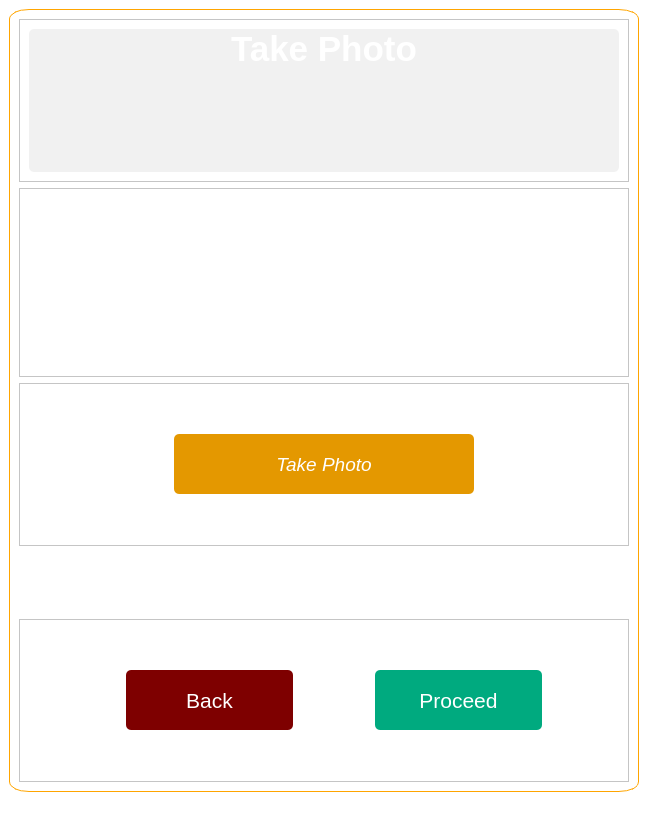
<?xml version="1.0" encoding="UTF-8"?>
<ui version="4.0">
 <class>takephotowindow</class>
 <widget class="QMainWindow" name="takephotowindow">
  <property name="geometry">
   <rect>
    <x>0</x>
    <y>0</y>
    <width>648</width>
    <height>823</height>
   </rect>
  </property>
  <property name="windowTitle">
   <string>MainWindow</string>
  </property>
  <property name="styleSheet">
   <string notr="true">*
{
    background:white;
}</string>
  </property>
  <widget class="QWidget" name="centralwidget">
   <layout class="QGridLayout" name="gridLayout">
    <item row="0" column="0">
     <widget class="QFrame" name="base">
      <property name="minimumSize">
       <size>
        <width>40</width>
        <height>100</height>
       </size>
      </property>
      <property name="styleSheet">
       <string notr="true">#base
{
  border: 1px solid orange;
border-radius:20px   10px 20px ;
	

}

QFrame
{

	background:url(:/bgrounds/bgcat.jpg);
}</string>
      </property>
      <property name="frameShape">
       <enum>QFrame::StyledPanel</enum>
      </property>
      <property name="frameShadow">
       <enum>QFrame::Raised</enum>
      </property>
      <layout class="QVBoxLayout" name="verticalLayout">
       <item>
        <widget class="QFrame" name="frame_2">
         <property name="styleSheet">
          <string notr="true"/>
         </property>
         <property name="frameShape">
          <enum>QFrame::StyledPanel</enum>
         </property>
         <property name="frameShadow">
          <enum>QFrame::Raised</enum>
         </property>
         <layout class="QVBoxLayout" name="verticalLayout_2">
          <item>
           <widget class="QLabel" name="heading">
            <property name="font">
             <font>
              <family>Arial</family>
              <pointsize>26</pointsize>
              <weight>75</weight>
              <bold>true</bold>
             </font>
            </property>
            <property name="styleSheet">
             <string notr="true">#heading
{
  color: white;
	background: rgba(209, 209, 209,0.3);
border-radius:5px;

}</string>
            </property>
            <property name="text">
             <string>Take Photo</string>
            </property>
            <property name="alignment">
             <set>Qt::AlignHCenter|Qt::AlignTop</set>
            </property>
           </widget>
          </item>
         </layout>
        </widget>
       </item>
       <item>
        <widget class="QFrame" name="frame_5">
         <property name="minimumSize">
          <size>
           <width>0</width>
           <height>0</height>
          </size>
         </property>
         <property name="frameShape">
          <enum>QFrame::StyledPanel</enum>
         </property>
         <property name="frameShadow">
          <enum>QFrame::Raised</enum>
         </property>
         <layout class="QHBoxLayout" name="horizontalLayout_3">
          <item>
           <widget class="QLabel" name="imgdisplay">
            <property name="minimumSize">
             <size>
              <width>348</width>
              <height>169</height>
             </size>
            </property>
            <property name="maximumSize">
             <size>
              <width>700</width>
              <height>500</height>
             </size>
            </property>
            <property name="styleSheet">
             <string notr="true">QLabel
{
 border: 1px solid white;
}
</string>
            </property>
            <property name="text">
             <string/>
            </property>
           </widget>
          </item>
         </layout>
        </widget>
       </item>
       <item>
        <widget class="QFrame" name="frame_3">
         <property name="frameShape">
          <enum>QFrame::StyledPanel</enum>
         </property>
         <property name="frameShadow">
          <enum>QFrame::Raised</enum>
         </property>
         <layout class="QHBoxLayout" name="horizontalLayout_2">
          <item>
           <widget class="QPushButton" name="takephotobtn">
            <property name="minimumSize">
             <size>
              <width>300</width>
              <height>25</height>
             </size>
            </property>
            <property name="maximumSize">
             <size>
              <width>300</width>
              <height>60</height>
             </size>
            </property>
            <property name="font">
             <font>
              <family>Arial</family>
              <pointsize>14</pointsize>
              <italic>true</italic>
             </font>
            </property>
            <property name="styleSheet">
             <string notr="true">QPushButton
{
  color:white;
background:rgb(228, 152, 0);
border-radius: 5px;

}


QPushButton:hover
{
color:black;
background:rgba(228, 152, 0,0.5);
border-radius: 10px;
border: 2px solid orange;
}</string>
            </property>
            <property name="text">
             <string>Take Photo</string>
            </property>
           </widget>
          </item>
         </layout>
        </widget>
       </item>
       <item>
        <spacer name="verticalSpacer">
         <property name="orientation">
          <enum>Qt::Vertical</enum>
         </property>
         <property name="sizeType">
          <enum>QSizePolicy::Preferred</enum>
         </property>
         <property name="sizeHint" stdset="0">
          <size>
           <width>0</width>
           <height>67</height>
          </size>
         </property>
        </spacer>
       </item>
       <item>
        <widget class="QFrame" name="frame_4">
         <property name="frameShape">
          <enum>QFrame::StyledPanel</enum>
         </property>
         <property name="frameShadow">
          <enum>QFrame::Raised</enum>
         </property>
         <layout class="QHBoxLayout" name="horizontalLayout">
          <property name="leftMargin">
           <number>30</number>
          </property>
          <item>
           <widget class="QPushButton" name="backbtn">
            <property name="minimumSize">
             <size>
              <width>116</width>
              <height>35</height>
             </size>
            </property>
            <property name="maximumSize">
             <size>
              <width>167</width>
              <height>60</height>
             </size>
            </property>
            <property name="font">
             <font>
              <family>Arial</family>
              <pointsize>16</pointsize>
              <weight>50</weight>
              <italic>false</italic>
              <bold>false</bold>
             </font>
            </property>
            <property name="cursor">
             <cursorShape>PointingHandCursor</cursorShape>
            </property>
            <property name="styleSheet">
             <string notr="true">#backbtn
{
   background:rgb(126, 0, 0) ;
	
color: white;
border-radius:5px;

}

#backbtn:hover
{
   
   background: rgb(175, 0, 0);

border-radius:10px;
}</string>
            </property>
            <property name="text">
             <string>Back</string>
            </property>
            <property name="icon">
             <iconset resource="images/bg.qrc">
              <normaloff>:/bgrounds/back.png</normaloff>:/bgrounds/back.png</iconset>
            </property>
            <property name="iconSize">
             <size>
              <width>35</width>
              <height>35</height>
             </size>
            </property>
           </widget>
          </item>
          <item>
           <widget class="QPushButton" name="proceedbtn">
            <property name="minimumSize">
             <size>
              <width>116</width>
              <height>35</height>
             </size>
            </property>
            <property name="maximumSize">
             <size>
              <width>167</width>
              <height>60</height>
             </size>
            </property>
            <property name="font">
             <font>
              <family>Arial</family>
              <pointsize>16</pointsize>
              <weight>50</weight>
              <italic>false</italic>
              <bold>false</bold>
             </font>
            </property>
            <property name="cursor">
             <cursorShape>PointingHandCursor</cursorShape>
            </property>
            <property name="styleSheet">
             <string notr="true">#proceedbtn
{
   
	background-color: rgb(0, 170, 127);
border-radius:5px;
	color: rgb(255, 255, 255);

}

#proceedbtn:hover
{

  border-radius:10px;
background-color: rgb(0, 170, 80)
}</string>
            </property>
            <property name="text">
             <string>Proceed</string>
            </property>
            <property name="icon">
             <iconset resource="images/bg.qrc">
              <normaloff>:/bgrounds/proceed.png</normaloff>:/bgrounds/proceed.png</iconset>
            </property>
            <property name="iconSize">
             <size>
              <width>35</width>
              <height>35</height>
             </size>
            </property>
           </widget>
          </item>
         </layout>
        </widget>
       </item>
      </layout>
     </widget>
    </item>
   </layout>
  </widget>
  <widget class="QStatusBar" name="statusbar"/>
 </widget>
 <resources>
  <include location="images/bg.qrc"/>
 </resources>
 <connections/>
</ui>
